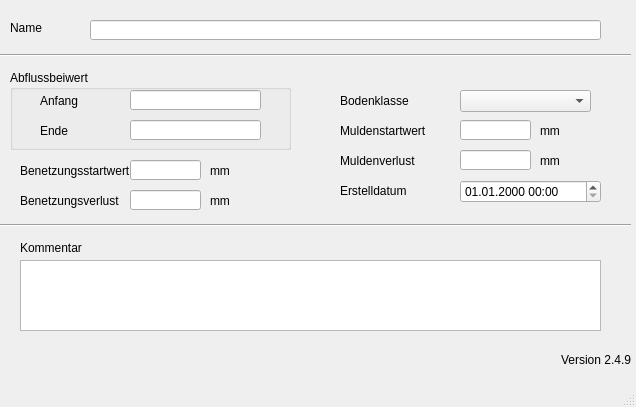
<?xml version="1.0" encoding="UTF-8"?>
<ui version="4.0">
 <class>MainWindow</class>
 <widget class="QMainWindow" name="MainWindow">
  <property name="geometry">
   <rect>
    <x>0</x>
    <y>0</y>
    <width>636</width>
    <height>407</height>
   </rect>
  </property>
  <property name="windowTitle">
   <string>MainWindow</string>
  </property>
  <widget class="QWidget" name="centralwidget">
   <widget class="QLabel" name="label">
    <property name="geometry">
     <rect>
      <x>10</x>
      <y>20</y>
      <width>46</width>
      <height>16</height>
     </rect>
    </property>
    <property name="text">
     <string>Name</string>
    </property>
   </widget>
   <widget class="QLabel" name="label_20">
    <property name="geometry">
     <rect>
      <x>20</x>
      <y>190</y>
      <width>121</width>
      <height>21</height>
     </rect>
    </property>
    <property name="text">
     <string>Benetzungsverlust</string>
    </property>
   </widget>
   <widget class="QLabel" name="label_5">
    <property name="geometry">
     <rect>
      <x>20</x>
      <y>160</y>
      <width>111</width>
      <height>21</height>
     </rect>
    </property>
    <property name="text">
     <string>Benetzungsstartwert</string>
    </property>
   </widget>
   <widget class="QLabel" name="label_6">
    <property name="geometry">
     <rect>
      <x>340</x>
      <y>120</y>
      <width>91</width>
      <height>21</height>
     </rect>
    </property>
    <property name="text">
     <string>Muldenstartwert</string>
    </property>
   </widget>
   <widget class="QLabel" name="label_18">
    <property name="geometry">
     <rect>
      <x>340</x>
      <y>90</y>
      <width>91</width>
      <height>21</height>
     </rect>
    </property>
    <property name="text">
     <string>Bodenklasse</string>
    </property>
   </widget>
   <widget class="QLabel" name="label_70">
    <property name="geometry">
     <rect>
      <x>340</x>
      <y>180</y>
      <width>91</width>
      <height>21</height>
     </rect>
    </property>
    <property name="text">
     <string>Erstelldatum</string>
    </property>
   </widget>
   <widget class="Line" name="line">
    <property name="geometry">
     <rect>
      <x>0</x>
      <y>40</y>
      <width>631</width>
      <height>31</height>
     </rect>
    </property>
    <property name="orientation">
     <enum>Qt::Horizontal</enum>
    </property>
   </widget>
   <widget class="Line" name="line_2">
    <property name="geometry">
     <rect>
      <x>0</x>
      <y>210</y>
      <width>631</width>
      <height>31</height>
     </rect>
    </property>
    <property name="orientation">
     <enum>Qt::Horizontal</enum>
    </property>
   </widget>
   <widget class="QLabel" name="label_14">
    <property name="geometry">
     <rect>
      <x>20</x>
      <y>240</y>
      <width>81</width>
      <height>16</height>
     </rect>
    </property>
    <property name="text">
     <string>Kommentar</string>
    </property>
   </widget>
   <widget class="QGroupBox" name="groupBox">
    <property name="geometry">
     <rect>
      <x>10</x>
      <y>70</y>
      <width>281</width>
      <height>80</height>
     </rect>
    </property>
    <property name="title">
     <string>Abflussbeiwert </string>
    </property>
    <widget class="QLabel" name="label_9">
     <property name="geometry">
      <rect>
       <x>30</x>
       <y>20</y>
       <width>71</width>
       <height>21</height>
      </rect>
     </property>
     <property name="text">
      <string>Anfang</string>
     </property>
    </widget>
    <widget class="QLabel" name="label_13">
     <property name="geometry">
      <rect>
       <x>30</x>
       <y>50</y>
       <width>71</width>
       <height>21</height>
      </rect>
     </property>
     <property name="text">
      <string>Ende</string>
     </property>
    </widget>
    <widget class="QLineEdit" name="anfangsabflussbeiwert">
     <property name="geometry">
      <rect>
       <x>120</x>
       <y>20</y>
       <width>131</width>
       <height>20</height>
      </rect>
     </property>
    </widget>
    <widget class="QLineEdit" name="endabflussbeiwert">
     <property name="geometry">
      <rect>
       <x>120</x>
       <y>50</y>
       <width>131</width>
       <height>20</height>
      </rect>
     </property>
    </widget>
   </widget>
   <widget class="QLabel" name="label_21">
    <property name="geometry">
     <rect>
      <x>340</x>
      <y>150</y>
      <width>91</width>
      <height>21</height>
     </rect>
    </property>
    <property name="text">
     <string>Muldenverlust</string>
    </property>
   </widget>
   <widget class="QLineEdit" name="apnam">
    <property name="geometry">
     <rect>
      <x>90</x>
      <y>20</y>
      <width>511</width>
      <height>20</height>
     </rect>
    </property>
   </widget>
   <widget class="QLineEdit" name="benetzung_startwert">
    <property name="geometry">
     <rect>
      <x>130</x>
      <y>160</y>
      <width>71</width>
      <height>20</height>
     </rect>
    </property>
   </widget>
   <widget class="QLineEdit" name="benetzungsverlust">
    <property name="geometry">
     <rect>
      <x>130</x>
      <y>190</y>
      <width>71</width>
      <height>20</height>
     </rect>
    </property>
   </widget>
   <widget class="QComboBox" name="bodenklasse">
    <property name="geometry">
     <rect>
      <x>460</x>
      <y>90</y>
      <width>131</width>
      <height>22</height>
     </rect>
    </property>
   </widget>
   <widget class="QLineEdit" name="mulden_startwert">
    <property name="geometry">
     <rect>
      <x>460</x>
      <y>120</y>
      <width>71</width>
      <height>20</height>
     </rect>
    </property>
   </widget>
   <widget class="QLineEdit" name="muldenverlust">
    <property name="geometry">
     <rect>
      <x>460</x>
      <y>150</y>
      <width>71</width>
      <height>20</height>
     </rect>
    </property>
   </widget>
   <widget class="QTextEdit" name="kommentar">
    <property name="geometry">
     <rect>
      <x>20</x>
      <y>260</y>
      <width>581</width>
      <height>71</height>
     </rect>
    </property>
   </widget>
   <widget class="QLabel" name="lb_version">
    <property name="geometry">
     <rect>
      <x>560</x>
      <y>350</y>
      <width>71</width>
      <height>20</height>
     </rect>
    </property>
    <property name="toolTip">
     <string>Version QKan Import</string>
    </property>
    <property name="text">
     <string>Version 2.4.9</string>
    </property>
    <property name="alignment">
     <set>Qt::AlignRight|Qt::AlignTrailing|Qt::AlignVCenter</set>
    </property>
   </widget>
   <widget class="QgsDateTimeEdit" name="createdat">
    <property name="geometry">
     <rect>
      <x>460</x>
      <y>180</y>
      <width>141</width>
      <height>23</height>
     </rect>
    </property>
    <property name="currentSection">
     <enum>QDateTimeEdit::DaySection</enum>
    </property>
    <property name="displayFormat">
     <string>dd.MM.yyyy HH:mm</string>
    </property>
   </widget>
   <widget class="QLabel" name="label_2">
    <property name="geometry">
     <rect>
      <x>540</x>
      <y>120</y>
      <width>21</width>
      <height>21</height>
     </rect>
    </property>
    <property name="text">
     <string>mm</string>
    </property>
   </widget>
   <widget class="QLabel" name="label_3">
    <property name="geometry">
     <rect>
      <x>540</x>
      <y>150</y>
      <width>21</width>
      <height>21</height>
     </rect>
    </property>
    <property name="text">
     <string>mm</string>
    </property>
   </widget>
   <widget class="QLabel" name="label_4">
    <property name="geometry">
     <rect>
      <x>210</x>
      <y>160</y>
      <width>21</width>
      <height>21</height>
     </rect>
    </property>
    <property name="text">
     <string>mm</string>
    </property>
   </widget>
   <widget class="QLabel" name="label_7">
    <property name="geometry">
     <rect>
      <x>210</x>
      <y>190</y>
      <width>21</width>
      <height>21</height>
     </rect>
    </property>
    <property name="text">
     <string>mm</string>
    </property>
   </widget>
  </widget>
  <widget class="QMenuBar" name="menubar">
   <property name="geometry">
    <rect>
     <x>0</x>
     <y>0</y>
     <width>636</width>
     <height>21</height>
    </rect>
   </property>
  </widget>
  <widget class="QStatusBar" name="statusbar"/>
 </widget>
 <customwidgets>
  <customwidget>
   <class>QgsDateTimeEdit</class>
   <extends>QDateTimeEdit</extends>
   <header>qgsdatetimeedit.h</header>
  </customwidget>
 </customwidgets>
 <tabstops>
  <tabstop>apnam</tabstop>
  <tabstop>anfangsabflussbeiwert</tabstop>
  <tabstop>endabflussbeiwert</tabstop>
  <tabstop>benetzung_startwert</tabstop>
  <tabstop>benetzungsverlust</tabstop>
  <tabstop>bodenklasse</tabstop>
  <tabstop>mulden_startwert</tabstop>
  <tabstop>muldenverlust</tabstop>
  <tabstop>kommentar</tabstop>
 </tabstops>
 <resources/>
 <connections/>
</ui>
